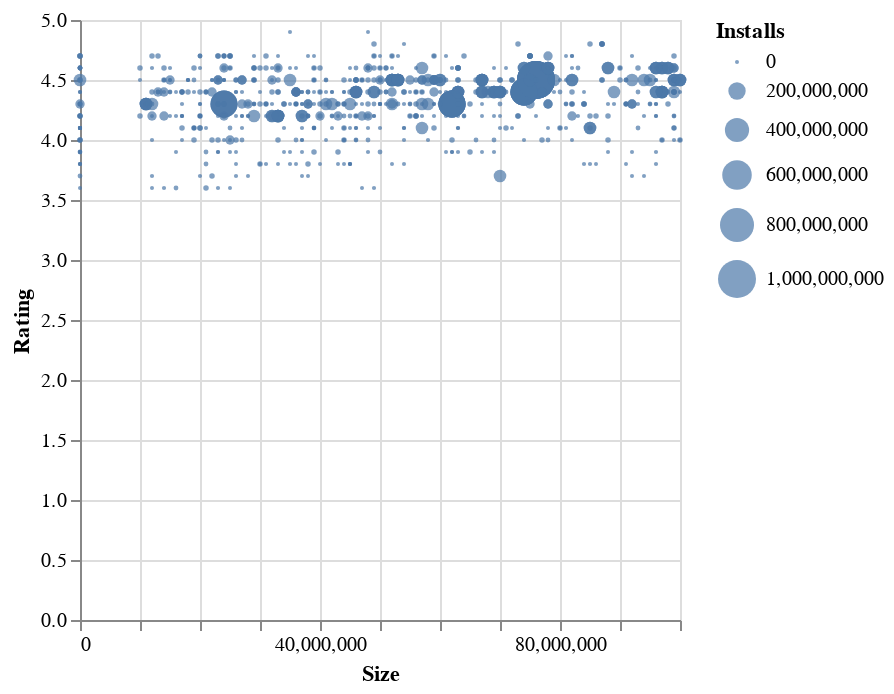

Here is the notebook cell this chart was saved with:
### Code cell
import altair as alt
import pandas as pd
data['Installs'] = pd.to_numeric(data['Installs'].astype(str).str.replace(r'[,+]', '', regex=True), errors='coerce')

# Filter for relevant apps
filtered_data = data[
    (data['Category'] == 'GAME') &
    (data['Rating'] > 3.5) &
    (data['Installs'] > 50000)
]
# Create the bubble chart
chart = alt.Chart(filtered_data).mark_circle().encode(
    x='Size:Q',
    y='Rating:Q',
    size='Installs:Q',
    tooltip=['App', 'Rating', 'Size', 'Installs']
)

chart

### Figure 1 — Vega-Lite specification as saved in the notebook (floating-point values rounded to 4 significant figures; data arrays with more than 128 entries replaced by an {"elided": "..."} marker saying what was removed)
{"config": {"view": {"continuousWidth": 300, "continuousHeight": 300}}, "data": {"name": "data-cb8c4c4bb2f18bdfad033118d53f2ba6"}, "mark": {"type": "circle"}, "encoding": {"size": {"field": "Installs", "type": "quantitative"}, "tooltip": [{"field": "App", "type": "nominal"}, {"field": "Rating", "type": "quantitative"}, {"field": "Size", "type": "quantitative"}, {"field": "Installs", "type": "quantitative"}], "x": {"field": "Size", "type": "quantitative"}, "y": {"field": "Rating", "type": "quantitative"}}, "$schema": "https://vega.github.io/schema/vega-lite/v5.20.1.json", "datasets": {"data-cb8c4c4bb2f18bdfad033118d53f2ba6": {"elided": "767 records"}}}
